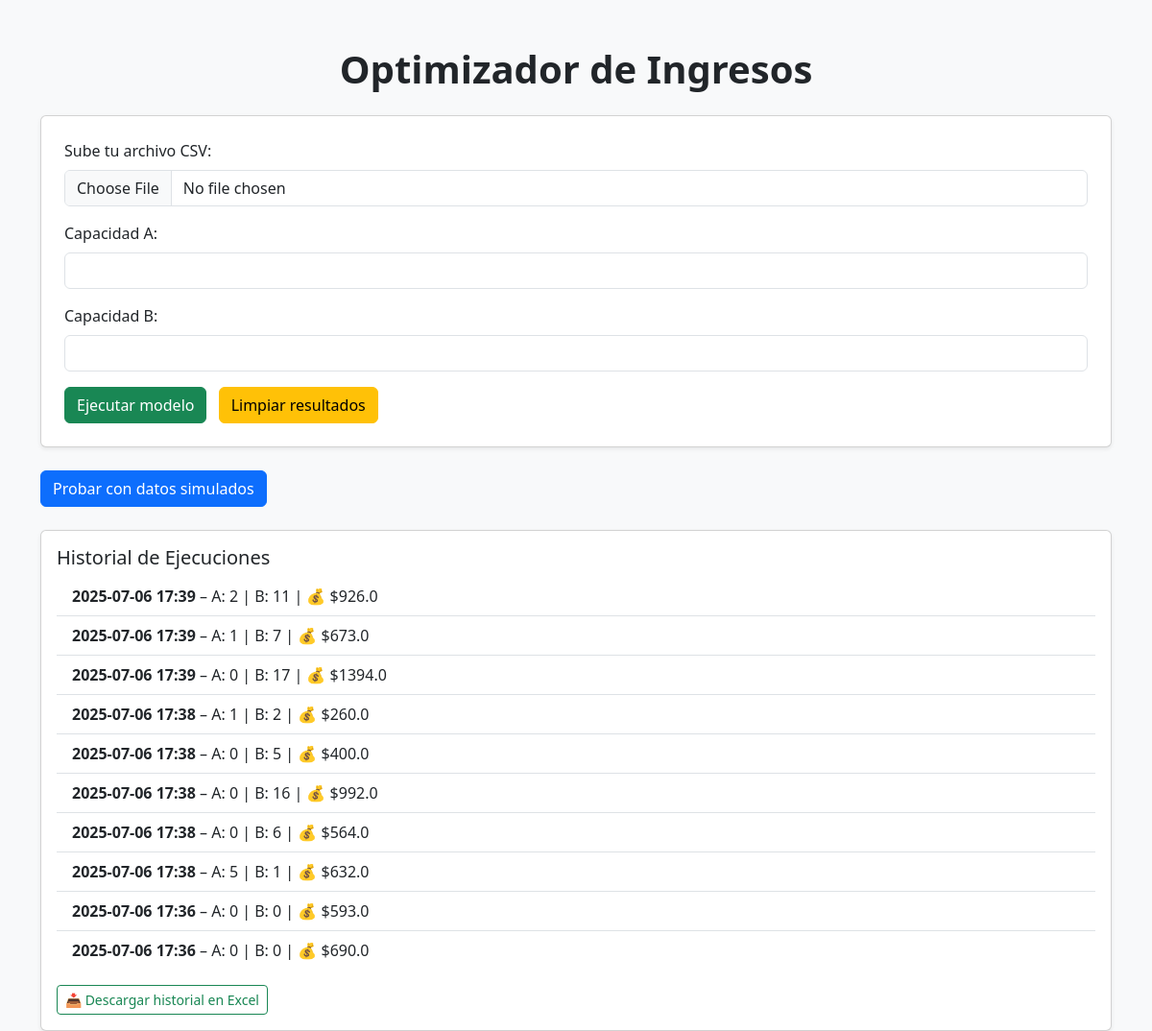
The page / on the database its author committed.
### optimization_app/models.py (models this page shows, shortened)
class OptimizationResult(models.Model):
    fecha = models.DateTimeField(default=timezone.now)
    capacidad_a = models.FloatField()
    capacidad_b = models.FloatField()
    producto_a = models.IntegerField()
    producto_b = models.IntegerField()
    ingreso_total = models.FloatField()

### optimization_app/views.py (the view, shortened to what this page needs)
# urls.py: path('', upload_csv, name='upload_csv'),
def upload_csv(request):
    data = ''
    error_message = ''
    historial = OptimizationResult.objects.all().order_by('-fecha')[:10]
    return render(request, 'upload.html', {'data': data, 'error': error_message, 'historial': historial})

### optimization_app/templates/upload.html (shortened to what this page needs)
<!DOCTYPE html>
<html lang="es">
<head>
    <link href="https://cdn.jsdelivr.net/npm/bootstrap@5.3.3/dist/css/bootstrap.min.css" rel="stylesheet" />
</head>
<body class="bg-light">
    <div class="container mt-5">
        <h1 class="mb-4 text-center fw-bold">Optimizador de Ingresos</h1>
        <div class="card shadow-sm p-4 mb-4">
            <form method="post" enctype="multipart/form-data">
                <div class="mb-3">
                    <label for="file" class="form-label">Sube tu archivo CSV:</label>
                    <input type="file" name="file" class="form-control" id="file" />
                </div>
                <div class="mb-3">
                    <label for="capacidad_a" class="form-label">Capacidad A:</label>
                    <input type="text" name="capacidad_a" class="form-control" id="capacidad_a" />
                </div>
                <div class="mb-3">
                    <label for="capacidad_b" class="form-label">Capacidad B:</label>
                    <input type="text" name="capacidad_b" class="form-control" id="capacidad_b" />
                </div>
                <button type="submit" class="btn btn-success">Ejecutar modelo</button>
                <button type="button" class="btn btn-warning ms-2" onclick="window.location.href='/'">Limpiar resultados</button>
            </form>
        </div>
        <form method="post" class="mt-3">
            <button type="submit" class="btn btn-primary">Probar con datos simulados</button>
        </form>
        {% if historial %}
        <div class="card mt-4 shadow-sm">
            <div class="card-body">
                <h5 class="card-title">Historial de Ejecuciones</h5>
                <ul class="list-group list-group-flush">
                    {% for row in historial %}
                    <li class="list-group-item">
                        <strong>{{ row.fecha|date:"Y-m-d H:i" }}</strong> – A: {{ row.producto_a }} | B: {{ row.producto_b }} | 💰 ${{ row.ingreso_total }}
                    </li>
                    {% endfor %}
                </ul>
                <div class="mt-3">
                    <a href="{% url 'descargar_excel' %}" class="btn btn-outline-success btn-sm">📥 Descargar historial en Excel</a>
                </div>
            </div>
        </div>
        {% endif %}
    </div>
</body>
</html>

### rows shown on the page
OptimizationResult: fecha "2025-07-06 17:39", producto_a "2", producto_b "11", ingreso_total "926.0"
OptimizationResult: fecha "2025-07-06 17:39", producto_a "1", producto_b "7", ingreso_total "673.0"
OptimizationResult: fecha "2025-07-06 17:39", producto_a "0", producto_b "17", ingreso_total "1394.0"
OptimizationResult: fecha "2025-07-06 17:38", producto_a "1", producto_b "2", ingreso_total "260.0"
OptimizationResult: fecha "2025-07-06 17:38", producto_a "0", producto_b "5", ingreso_total "400.0"
OptimizationResult: fecha "2025-07-06 17:38", producto_a "0", producto_b "16", ingreso_total "992.0"
OptimizationResult: fecha "2025-07-06 17:38", producto_a "0", producto_b "6", ingreso_total "564.0"
OptimizationResult: fecha "2025-07-06 17:38", producto_a "5", producto_b "1", ingreso_total "632.0"
OptimizationResult: fecha "2025-07-06 17:36", producto_a "0", producto_b "0", ingreso_total "593.0"
OptimizationResult: fecha "2025-07-06 17:36", producto_a "0", producto_b "0", ingreso_total "690.0"
